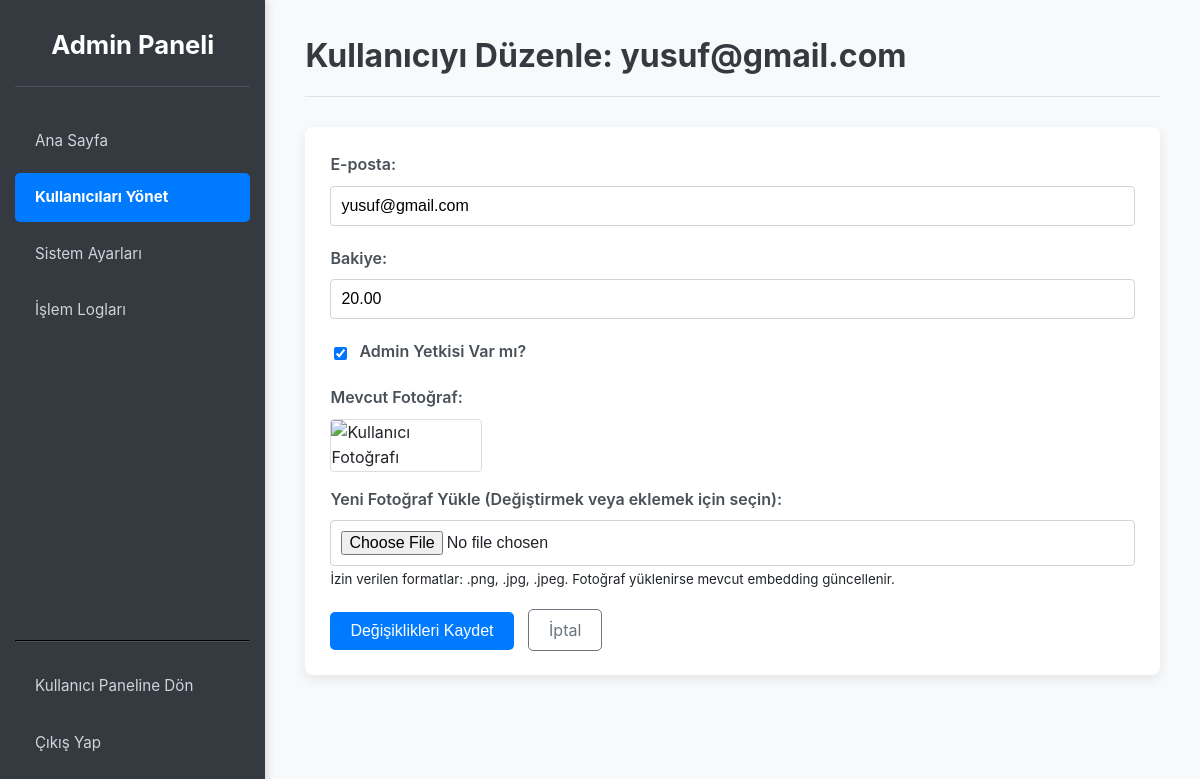
The page /admin/user/2/edit (signed in) on the database its author committed.
### src/app.py (models this page shows, shortened)
class User(UserMixin, db.Model):
    id = db.Column(db.Integer, primary_key=True)
    email = db.Column(db.String(120), index=True, unique=True, nullable=False)
    password_hash = db.Column(db.String(256), nullable=False)
    photo_filename = db.Column(db.String(255), nullable=True)
    embedding = db.Column(db.LargeBinary, nullable=True)
    balance = db.Column(db.Numeric(10, 2), nullable=False, default=Decimal('0.00'))
    is_admin = db.Column(db.Boolean, nullable=False, default=False)
    transactions = db.relationship('Transaction', backref='user', lazy='dynamic', cascade="all, delete-orphan")

### src/app.py (the view, shortened to what this page needs)
@app.route('/admin/user/<int:user_id>/edit', methods=['GET', 'POST'])
@login_required
@admin_required
def admin_edit_user(user_id):
    user_to_edit = db.session.get(User, user_id)
    if not user_to_edit:
        flash('Kullanıcı bulunamadı.', 'danger')
        return redirect(url_for('admin_list_users'))
    photo_url = None
    if user_to_edit.photo_filename:
        photo_url = url_for('serve_user_photo', filename=user_to_edit.photo_filename)
    return render_template('admin_edit_user.html',
                           user_to_edit=user_to_edit,
                           page_title=f"Kullanıcıyı Düzenle: {user_to_edit.email}",
                           photo_url=photo_url)

### src/app.py (called while the page is built)
@app.after_request
def add_header(response):
    response.headers['Cache-Control'] = 'no-store, no-cache, must-revalidate, post-check=0, pre-check=0, max-age=0'
    response.headers['Pragma'] = 'no-cache'
    response.headers['Expires'] = '-1'
    return response

@login_manager.user_loader
def load_user(user_id):
    return db.session.get(User, int(user_id))

def admin_required(f):
    @wraps(f)
    def decorated_function(*args, **kwargs):
        if not current_user.is_authenticated or not current_user.is_admin:
            flash("Bu sayfaya erişim yetkiniz yok.", "danger")
            return redirect(url_for('go_to_dashboard_or_login'))
        return f(*args, **kwargs)
    return decorated_function

### src/templates/admin_edit_user.html (shortened to what this page needs)
<!DOCTYPE html>
<html lang="tr">
<head>
</head>
<body>
    <div class="admin-container">
        <nav class="sidebar">
            <div>
                <h3>Admin Paneli</h3>
                <ul>
                    <li><a href="{{ url_for('admin_dashboard') }}" class="{{ 'active' if request.endpoint == 'admin_dashboard' else '' }}">Ana Sayfa</a></li>
                    <li><a href="{{ url_for('admin_list_users') }}" class="{{ 'active' if 'user' in request.endpoint or request.endpoint == 'admin_list_users' else '' }}">Kullanıcıları Yönet</a></li>
                    <li><a href="{{ url_for('admin_settings') }}" class="{{ 'active' if request.endpoint == 'admin_settings' else '' }}">Sistem Ayarları</a></li>
                    <li><a href="{{ url_for('admin_list_transactions') }}" class="{{ 'active' if request.endpoint == 'admin_list_transactions' else '' }}">İşlem Logları</a></li>
                </ul>
            </div>
            <div class="footer-links">
                <hr>
                <ul>
                    <li><a href="{{ url_for('dashboard') }}">Kullanıcı Paneline Dön</a></li>
                    <li><a href="{{ url_for('logout') }}">Çıkış Yap</a></li>
                </ul>
            </div>
        </nav>
        <main class="content">
            <h2>{{ page_title }}</h2>
            <div class="card">
                <form method="POST" enctype="multipart/form-data">
                    <div class="form-group">
                        <label for="email">E-posta:</label>
                        <input type="email" id="email" name="email" value="{{ user_to_edit.email }}" required>
                    </div>
                    <div class="form-group">
                        <label for="balance">Bakiye:</label>
                        <input type="number" id="balance" name="balance" value="{{ '%.2f'|format(user_to_edit.balance) }}" step="0.01" required>
                    </div>
                    <div class="form-group">
                        <label for="is_admin">
                            <input type="checkbox" id="is_admin" name="is_admin" {% if user_to_edit.is_admin %}checked{% endif %}>
                            Admin Yetkisi Var mı?
                        </label>
                    </div>
                    {% if photo_url %}
                    <div class="form-group current-photo">
                        <label>Mevcut Fotoğraf:</label>
                        <img src="{{ photo_url }}" alt="Kullanıcı Fotoğrafı">
                    </div>
                    {% else %}
                    <div class="form-group current-photo">
                        <label>Mevcut Fotoğraf:</label>
                        <p><em>Kullanıcının kayıtlı fotoğrafı bulunmuyor.</em></p>
                    </div>
                    {% endif %}
                    <div class="form-group">
                        <label for="new_photo">Yeni Fotoğraf Yükle (Değiştirmek veya eklemek için seçin):</label>
                        <input type="file" id="new_photo" name="new_photo" accept="image/png, image/jpeg, image/jpg">
                        <small>İzin verilen formatlar: .png, .jpg, .jpeg. Fotoğraf yüklenirse mevcut embedding güncellenir.</small>
                    </div>
                    <div class="form-actions">
                        <button type="submit">Değişiklikleri Kaydet</button>
                        <a href="{{ url_for('admin_list_users') }}">İptal</a>
                    </div>
                </form>
            </div>
        </main>
    </div>
</body>
</html>

### src/templates/admin_edit_user.html (style rules this page uses)
body { font-family: -apple-system, BlinkMacSystemFont, "Segoe UI", Roboto, "Helvetica Neue", Arial, sans-serif; margin: 0; background-color: #f8f9fa; color: #212529; line-height: 1.6; }
.admin-container { display: flex; min-height: 100vh; }
.sidebar { width: 260px; background-color: #343a40; color: #fff; padding: 25px 15px; box-shadow: 2px 0 8px rgba(0,0,0,0.15); display: flex; flex-direction: column; }
.sidebar h3 { text-align: center; margin-top: 0; margin-bottom: 30px; font-size: 1.6em; border-bottom: 1px solid #495057; padding-bottom: 20px; color: #fff; }
.sidebar ul { list-style-type: none; padding: 0; margin: 0; flex-grow: 1; }
.sidebar ul li a { color: #ced4da; text-decoration: none; display: block; padding: 12px 20px; border-radius: 5px; margin-bottom: 8px; transition: background-color 0.2s ease, color 0.2s ease; font-size: 0.95em; }
.sidebar ul li a.active { background-color: #007bff; color: #fff; font-weight: bold; }
.sidebar .footer-links { margin-top: auto; }
.sidebar .footer-links hr { border-color: #495057; margin: 20px 0; }
.content { flex-grow: 1; padding: 30px 40px; overflow-y: auto; }
.content h2 { margin-top: 0; margin-bottom: 30px; color: #343a40; font-size: 2em; border-bottom: 1px solid #dee2e6; padding-bottom: 15px; }
.card { background-color: #fff; padding: 25px; border-radius: 8px; box-shadow: 0 4px 12px rgba(0,0,0,0.08); margin-bottom: 25px; }
.form-group { margin-bottom: 20px; text-align: left; }
.form-group label { display: block; margin-bottom: 8px; font-weight: 600; color: #495057; }
.form-group input[type="email"], .form-group input[type="number"], .form-group input[type="text"], .form-group input[type="file"] { width: 100%; padding: 10px; border: 1px solid #ced4da; border-radius: 4px; font-size: 1em; box-sizing: border-box; }
.form-group input[type="checkbox"] { margin-right: 8px; vertical-align: middle; }
.current-photo { margin-bottom: 15px; }
.current-photo img { max-width: 150px; max-height: 150px; border-radius: 4px; border: 1px solid #ddd; display: block; margin-top: 5px; }
.form-actions button { background-color: #007bff; color: white; padding: 10px 20px; border: none; border-radius: 5px; cursor: pointer; font-size: 1em; transition: background-color 0.2s ease; margin-right: 10px; }
.form-actions a { color: #6c757d; text-decoration: none; padding: 10px 20px; border: 1px solid #6c757d; border-radius: 5px; }

### rows shown on the page
User: email "yusuf@gmail.com", balance "20.00", is_admin "☑"

### other values the page prints
{{ page_title }} "Kullanıcıyı Düzenle: yusuf@gmail.com"
